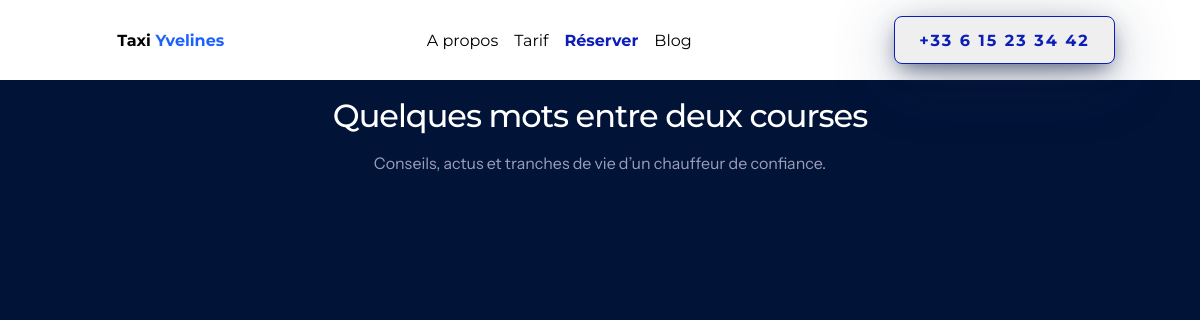
The page /blog/ on the database as committed earlier.
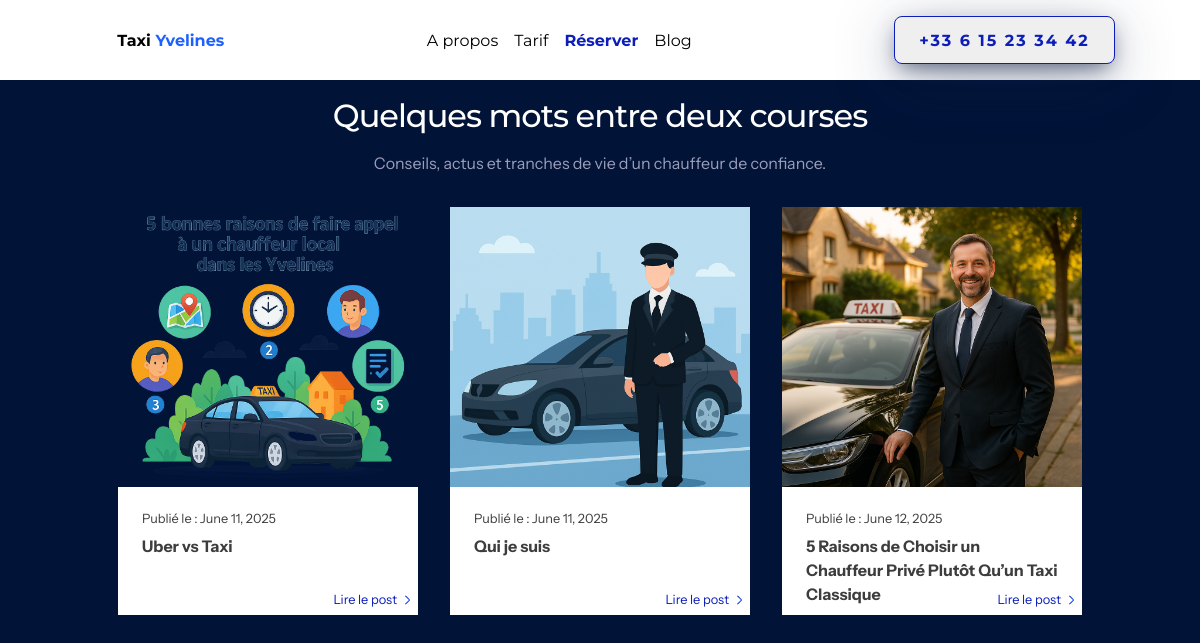
The same page on the database as committed later.
### blog/models.py (models this page shows)
class Article(models.Model):
    title = models.CharField(max_length=200)
    content = models.TextField()
    pub_date = models.DateField(auto_now_add=True)
    user = models.ForeignKey(User, on_delete=models.CASCADE)
    image = models.ImageField(upload_to='articles/', blank=True, null=True)
    def __str__(self):
        return self.title

### blog/views.py (the view)
# urls.py: path("", views.display_blog, name="blog"),
def display_blog(request):
    articles = Article.objects.all()
    return render(request, "blog/blog.html", {"articles": articles})

### templates/blog/blog.html
{% extends "core/base.html" %}
{% load static %}
{% block content %}
{% include "includes/navbar.html" %}
<div class="main-blog">
  <div class="header-blog">
    <h1>Quelques mots entre deux courses</h1>
    <p>Conseils, actus et tranches de vie d’un chauffeur de confiance.</p>
  </div>
  <div class="articles-container">
    {% for article in articles  %}
      <a href="{% url "article_detail" article.id %}">
        <div class="article">
          {% if article.image %}
            <img class="article-img" src="{{ article.image.url }}" alt="image-article">
          {% else %}
            <img class="article-img" src="{% static "images/default_article.png" %}" alt="image-article">
          {% endif %}
          <div class="article-infos">
            <span class="pub_date">Publié le : {{ article.pub_date }}</span>
            <p><strong>{{ article }}</strong></p>
            <div class="article-detail">
              <span>Lire le post</span>
              <img src="{% static "images/Vector.png" %}" alt="">
            </div>
          </div>
        </div>
      </a>
    {% endfor %}
  </div>
</div>
{% endblock %}

### templates/core/base.html (shortened to what this page needs)
{% load static %}
<html>
<head>
  <link rel="stylesheet" href="{% static "css/main.css" %}?v=2">
  <link href="https://api.mapbox.com/mapbox-gl-js/v3.12.0/mapbox-gl.css" rel="stylesheet" />
   <link href="https://api.mapbox.com/mapbox-gl-js/plugins/mapbox-gl-geocoder/v4.7.2/mapbox-gl-geocoder.css" rel="stylesheet" />
</head>
<body>
  {% block content %}{% endblock  %}
</body>
</html>

### templates/includes/navbar.html (shortened to what this page needs)
{% load static %}
  <div class="navbar">
    <a href="/">
      <div class="logo">
        <span>Taxi</span> <span class="logo-blue">Yvelines</span>
      </div>
    </a>
      <nav class="nav" id="nav">
        <ul>
          {% if request.path == "/" or request.path == "/home/" %}
            <li><a class="nav-link"  href="#about">A propos</a></li>
            <li><a class="nav-link"  href="#tarif">Tarif</a></li>
            <li><a class="nav-link" id="cta-nav"  href="#contact">Réserver</a></li>
          {% else %}
            <li><a class="nav-link" href="{% url 'home' %}#about">A propos</a></li>
            <li><a class="nav-link" href="{% url 'home' %}#tarif">Tarif</a></li>
            <li><a class="nav-link" id="cta-nav" href="{% url 'home' %}#contact">Réserver</a></li>
          {% endif %}
          <li><a class="nav-link" href="/blog">Blog</a></li>
        </ul>
      </nav>
    <div class="phone-container">
      <a href="tel:+33615233442">
        <button class="secondary-button">+33 6 15 23 34 42</button>
      </a>
    </div>
  </div>

### static/css/sections/contact.css (style rules this page uses)
body { margin: 0; padding: 0; }
.secondary-button { color: var(--cta-color); border: 1px solid var(--cta-color); }

### static/css/sections/hero.css (style rules this page uses)
html { scroll-behavior: smooth; }
* { margin: 0; padding: 0; }
h1 { font-family: var(--title-font); font-weight: 500; font-size: 2rem; letter-spacing: -1px; }
p { font-family: var(--content-font); line-height: 24px; }

### static/css/sections/blog.css (style rules this page uses)
.main-blog { min-height: 100vh; background-color: var(--background-color); color: var(--text-white); display: flex; flex-direction: column; gap: 2rem; align-items: center; padding-top: 6rem; }
.header-blog { display: flex; flex-direction: column; gap: 1rem; text-align: center; }
.header-blog p { color: var(--infos-color); }
.articles-container { display: flex; align-items: center; gap: 2rem; }
.articles-container a { text-decoration: none; color: inherit; }
.article-infos { position: relative; background-color: #FFFFFF; color: var(--text-black); padding: 1.5rem; display: flex; flex-direction: column; gap: 0.5rem; font-family: var(--content-font); max-width: 252px; min-height: 80px; max-height: 80px ; }
.pub_date { font-size: 0.8rem; }
.article-detail { position: absolute; display: flex; align-items: center; gap: 0.5rem; color: var(--cta-color); right: 0; bottom: 0; margin: 0.5rem; font-size: 0.8rem; }
.article-img { width: 300px; max-height: 280px; object-fit: cover; object-position: center; }

### static/css/components/navbar.css (style rules this page uses)
.navbar { position: fixed; width: 100%; display: flex; align-items: center; justify-content: space-around; font-family: var(--title-font); text-decoration: none; padding: 1rem; background-color: #FFFFFF; z-index: 999999999; }
.navbar a { text-decoration: none; color: inherit; }
.logo { font-weight: bold; }
.logo-blue { color: var(--da-color); }
.navbar ul { list-style-type: none; display: flex; align-items: center; gap: 1rem; }
.nav-link { text-decoration: none; color: var(--text-black); }
#cta-nav { font-weight: bold; color: var(--cta-color); }

### static/css/components/button.css (style rules this page uses)
button { min-height: 48px; padding: 12px 24px 12px 24px; font-family: var(--title-font); font-weight: bold; font-size: 1rem; border-radius: 8px; letter-spacing: 2px; border: none; box-shadow: 0px 8px 22px -6px rgba(24, 39, 75, 0.72), 0px 14px 64px -4px rgba(24, 39, 75, 0.41); cursor: pointer; }

### static/css/components/config.css (style rules this page uses)
:root { --da-color: #1C60FF; --cta-color: #0D1EB8; --background-color: #021338; --infos-color: #9B9EB9; --text-black: #3D3D3D; --text-white: #FFFFFF; --success-color: #009411; --error-color: #FFA9A9; --gradient-primary: linear-gradient(90deg, #1C60FF 0%, #0D1EB8 100%); --title-font: 'Montserrat'; --title-size: 1.5rem; --title-weight: 'semibold'; --subtitle-font: 'Montserrat'; --subtitle-size: 1.2rem; --subtitle-weight: 'semibold'; --content-font: 'Instrument Sans'; --content-size: 1rem; --content-weight: 'regular'; --infos-font: 'Instrument Sans'; --infos-size: 1rem; --infos-weight: 'light'; --shadow-primary: 0px 8px 22px -6px rgba(24, 39, 75, 0.72), 0px 14px 64px -4px rgba(24, 39, 75, 0.41); }

Rows that differ between the two databases and show on the page:
added Article: image (picture), pub_date "June 11, 2025", title "Uber vs Taxi"
added Article: pub_date "June 11, 2025", title "Qui je suis"
added Article: image (picture), pub_date "June 12, 2025", title "5 Raisons de Choisir un Chauffeur Privé Plutôt Qu’un Taxi Classique"
